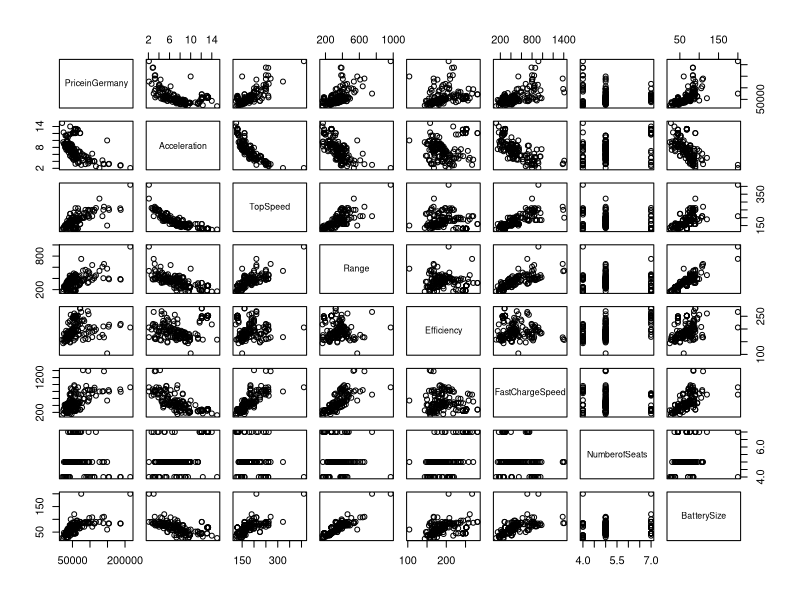
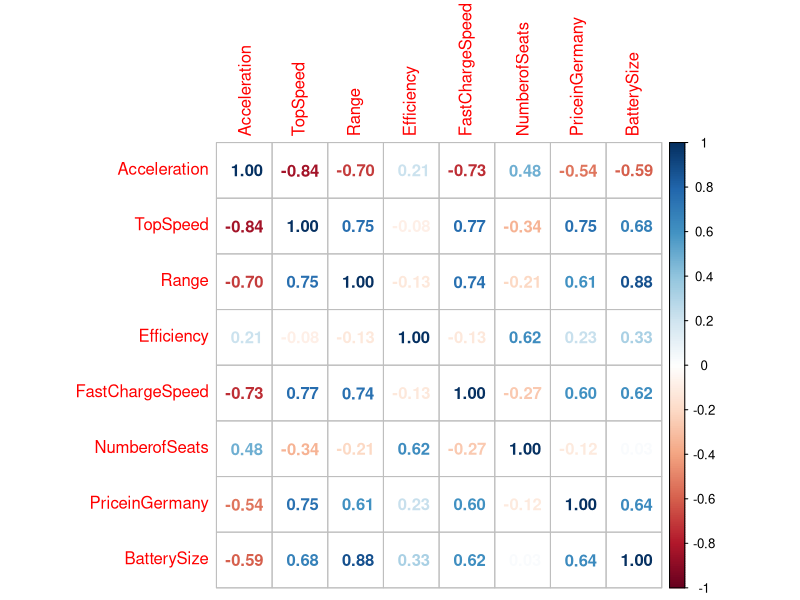
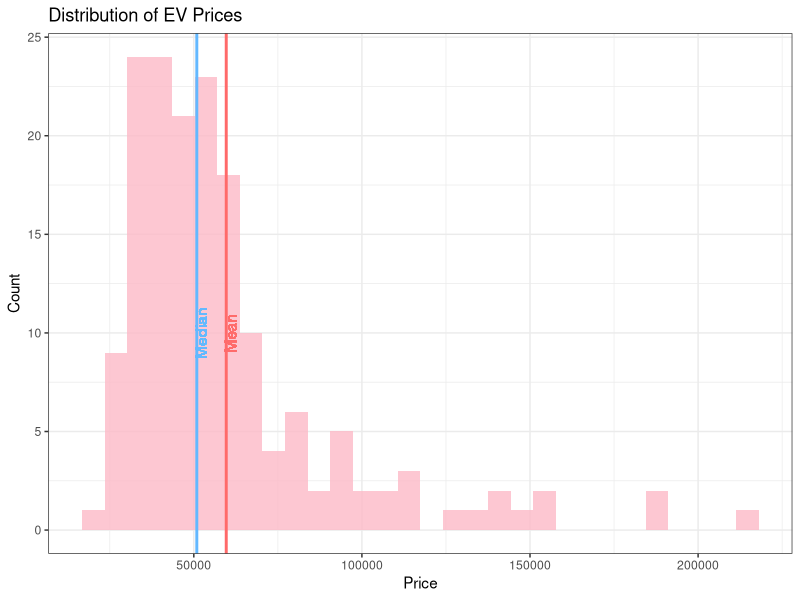
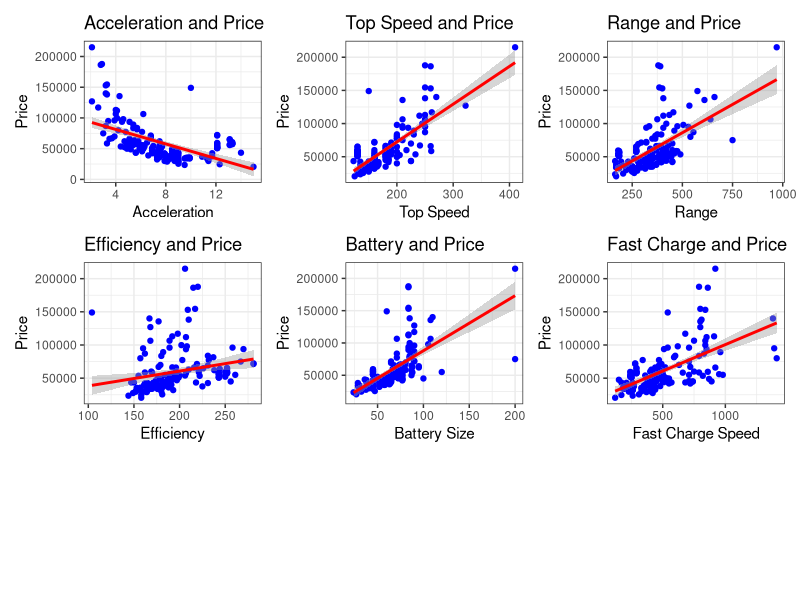
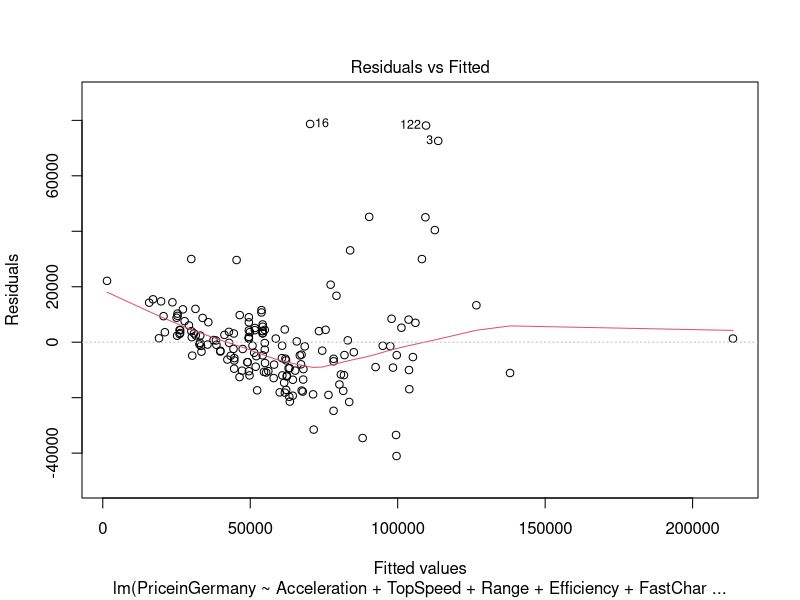
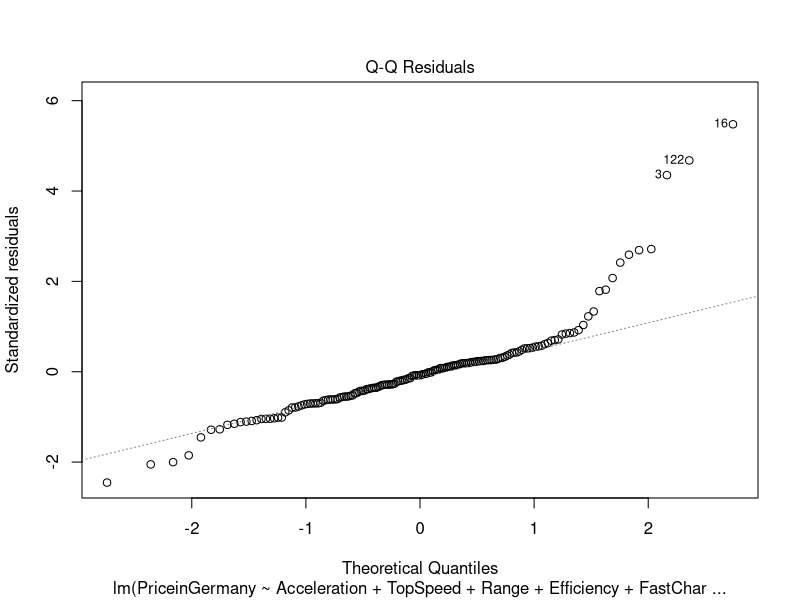
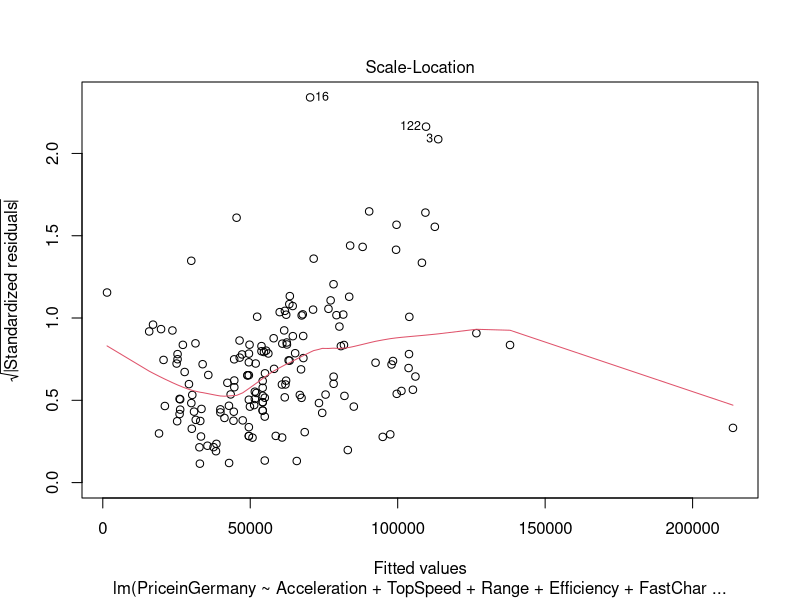
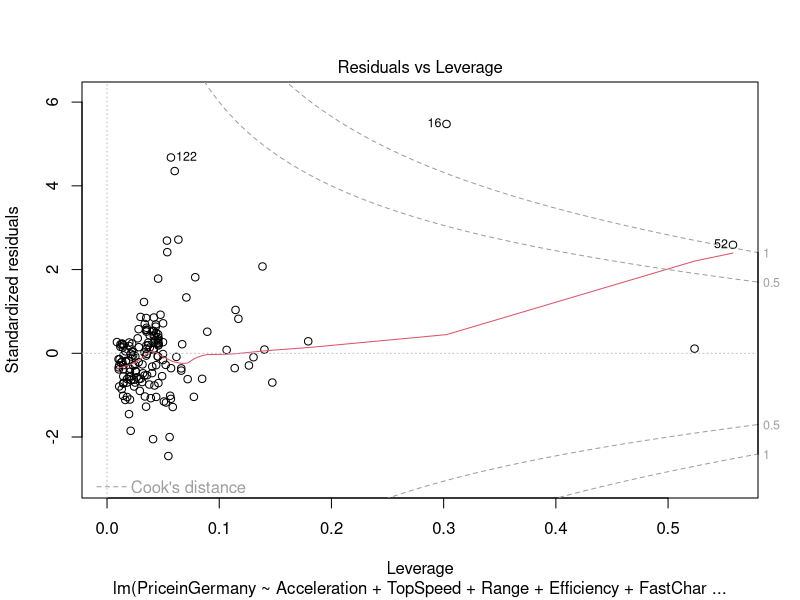

Reproduce these figures in R, in order.
## ---- chunk 1
knitr::opts_chunk$set(echo = TRUE)
library(tidyverse)
library(readxl)
library(MASS)
library(car)
library(corrplot)
library(patchwork)
library(leaps)
## ---- chunk 2
ev <- read_xlsx('Electric Vehicle Data/Cheapestelectriccars-EVDatabase.xlsx', 
                sheet = 'Cheapestelectriccars- UTF8')
## ---- chunk 3
# Convert Character Vectors into useable numeric vectors
ev$BatterySize <- as.numeric(gsub(".* ([0-9]{2,3}[.]*[0-9]*) kWh", "\\1", ev$Subtitle))
libra_strip <- gsub(".([0-9]{2,3},[0-9]{3})", "\\1", ev$PriceinUK) # strip the libra symbol
ev$PriceinUK <- as.numeric(gsub(",", "", libra_strip))
ev$Acceleration <- as.numeric(gsub(" sec", "", ev$Acceleration))
ev$TopSpeed <- as.numeric(gsub(" km/h", "", ev$TopSpeed))
ev$Range <- as.numeric(gsub(" km", "", ev$Range))
ev$Efficiency <- as.numeric(gsub(" Wh/km", "", ev$Efficiency))
ev$FastChargeSpeed <- as.numeric(gsub(" km/h", "", ev$FastChargeSpeed))
ev$Drive <- as.factor(ev$Drive)
ev$PriceinGermany <- as.numeric(ev$PriceinGermany)
ev <- ev[,-2] #removing subtitle column
## ---- chunk 4
# Limit ev to complete records, German Prices
ev <- ev[complete.cases(cbind(ev$FastChargeSpeed, ev$PriceinGermany)),]
attach(ev)
## ---- chunk 5
head(ev)
## ---- chunk 6
#summary of Battery Size
summary(BatterySize)
## ---- chunk 7
#summary of EV prices in Germany
summary(PriceinGermany)
## ---- chunk 8
#summary of Top speed
summary(TopSpeed)
## ---- chunk 9
#summary of Battery Range
summary(Range)
## ---- chunk 10
detach(ev)
ev_numeric <- ev[, -c(1,7,10 )] #Creating numeric data frame for correlation plots and removing price in UK
pairs(PriceinGermany~., ev_numeric)
## ---- chunk 11
corrplot(cor(ev_numeric), method = "number")
## ---- chunk 12
ggplot(ev_numeric, aes(x = PriceinGermany)) +    
  geom_histogram(alpha = 0.8,fill = "#fcb9c6") +
  geom_vline(aes(xintercept = mean(PriceinGermany)),col='indianred1',size=1)+ #Vertical Line for Mean
  geom_text(aes(x=mean(PriceinGermany) + 1250, label="Mean", y=10), colour="indianred1", angle=90) +
  geom_vline(aes(xintercept = median(PriceinGermany)),col='steelblue1',size=1)+ #Vertical Line for Median
  geom_text(aes(x=median(PriceinGermany) + 1250, label="Median", y=10), colour="steelblue1", angle=90) +
  labs(x= 'Price',y = 'Count', title = paste("Distribution of EV Prices")) +
  theme_bw()
## ---- chunk 13
v1 <- ggplot(ev_numeric, aes(x=Acceleration,y=PriceinGermany))+
  geom_point(color = "blue")+
  
  stat_smooth(aes(x=Acceleration,y=PriceinGermany),method="lm", color="red")+ #code for trend line
  theme_bw()+
  labs(x = 'Acceleration', 
       y = 'Price', 
       title = 'Acceleration and Price')

v2 <- ggplot(ev_numeric, aes(x=TopSpeed,y=PriceinGermany))+
  geom_point(color = "blue")+
  
  stat_smooth(aes(x=TopSpeed,y=PriceinGermany),method="lm", color="red")+ #code for trend line
  theme_bw()+
  labs(x = 'Top Speed', 
       y = 'Price', 
       title = 'Top Speed and Price')


v3 <- ggplot(ev_numeric, aes(x=Range,y=PriceinGermany))+
  geom_point(color = "blue")+
  
  stat_smooth(aes(x=Range,y=PriceinGermany),method="lm", color="red")+ #code for trend line
  theme_bw()+
  labs(x = 'Range', 
       y = 'Price', 
       title = 'Range and Price')


v4 <- ggplot(ev_numeric, aes(x=Efficiency,y=PriceinGermany))+
  geom_point(color = "blue")+
  
  stat_smooth(aes(x=Efficiency,y=PriceinGermany),method="lm", color="red")+ #code for trend line
  theme_bw()+
  labs(x = 'Efficiency', 
       y = 'Price', 
       title = 'Efficiency and Price')

v5 <- ggplot(ev_numeric, aes(x=BatterySize,y=PriceinGermany))+
  geom_point(color = "blue")+
  
  stat_smooth(aes(x=BatterySize,y=PriceinGermany),method="lm", color="red")+ #code for trend line
  theme_bw()+
  labs(x = 'Battery Size', 
       y = 'Price', 
       title = 'Battery and Price')

v6 <- ggplot(ev_numeric, aes(x=FastChargeSpeed,y=PriceinGermany))+
  geom_point(color = "blue")+
  
  stat_smooth(aes(x=FastChargeSpeed,y=PriceinGermany),method="lm", color="red")+ #code for trend line
  theme_bw()+
  labs(x = 'Fast Charge Speed', 
       y = 'Price', 
       title = 'Fast Charge and Price')

patch = v1 + v2 + v3 + v4 + v5 + v6 + plot_layout(ncol=3, nrow=3) #patching all graphs in one frame
patch
## ---- chunk 14
initial_model <- lm(PriceinGermany ~ Acceleration + TopSpeed + Range + Efficiency
                    + FastChargeSpeed + NumberofSeats + BatterySize, data = ev)
summary(initial_model)
plot(initial_model)
## ---- chunk 15
# Transform response and numeric predictors
summary(powerTransform(cbind(PriceinGermany, Acceleration, TopSpeed, Range, Efficiency,
                             FastChargeSpeed, BatterySize) ~ 1, data = ev))
## ---- chunk 16
# Create model with transformed Data
transformed_model <- lm(1/PriceinGermany ~ sqrt(Acceleration) + I(1/TopSpeed) + log(Range) +
                 log(Efficiency) + log(FastChargeSpeed) + log(BatterySize), data = ev)
summary(transformed_model)
## ---- chunk 17
# Perform Best Subset Selection on Transformed Data
transformed_model_subsets <- regsubsets(x = 1/PriceinGermany ~ sqrt(Acceleration) + I(1/TopSpeed)
                             + log(Range) +log(Efficiency) + log(FastChargeSpeed)
                             + log(BatterySize) + log(NumberofSeats), data = ev)
(transformed_model_subsets.summary <- summary(transformed_model_subsets))
(best_number_variables <- list("AIC" = which.min(transformed_model_subsets.summary$cp), "BIC" = which.min(transformed_model_subsets.summary$bic),
                              "R2adj" = which.max(transformed_model_subsets.summary$adjr2)))
## ---- chunk 18
# Create model with transformed Data, without FastChargeSpeed
subset_model <- lm(1/PriceinGermany ~ I(1/TopSpeed) + log(Range) + 
                 log(Efficiency) + log(BatterySize), data = ev)
summary(subset_model)
plot(subset_model)
